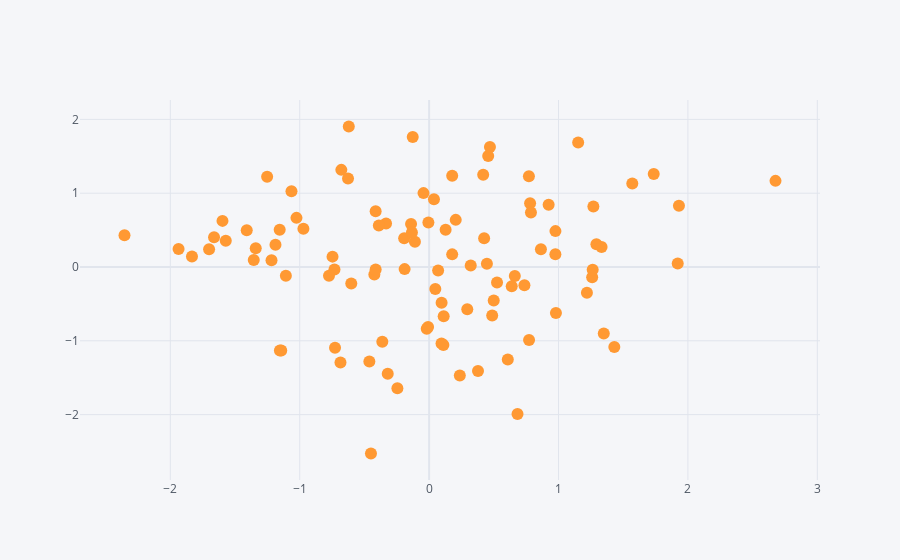

The notebook cell this image was saved under:
### Code cell
df.iplot(x = 'A' , y = 'B',mode = 'markers')
